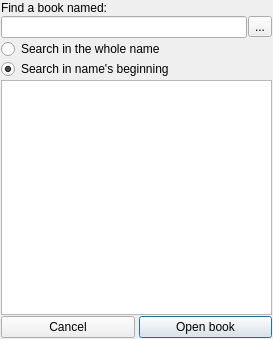
<?xml version="1.0" encoding="UTF-8"?>
<ui version="4.0">
 <class>bookfind</class>
 <widget class="QDialog" name="bookfind">
  <property name="geometry">
   <rect>
    <x>0</x>
    <y>0</y>
    <width>273</width>
    <height>339</height>
   </rect>
  </property>
  <property name="windowTitle">
   <string>find book by name</string>
  </property>
  <property name="layoutDirection">
   <enum>Qt::LeftToRight</enum>
  </property>
  <layout class="QVBoxLayout" name="verticalLayout">
   <property name="spacing">
    <number>1</number>
   </property>
   <property name="leftMargin">
    <number>1</number>
   </property>
   <property name="topMargin">
    <number>1</number>
   </property>
   <property name="rightMargin">
    <number>1</number>
   </property>
   <property name="bottomMargin">
    <number>1</number>
   </property>
   <item>
    <widget class="QLabel" name="label_3">
     <property name="text">
      <string>Find a book named:</string>
     </property>
    </widget>
   </item>
   <item>
    <widget class="QWidget" name="widget" native="true">
     <layout class="QHBoxLayout" name="horizontalLayout_2">
      <property name="spacing">
       <number>1</number>
      </property>
      <property name="leftMargin">
       <number>0</number>
      </property>
      <property name="topMargin">
       <number>0</number>
      </property>
      <property name="rightMargin">
       <number>0</number>
      </property>
      <property name="bottomMargin">
       <number>0</number>
      </property>
      <item>
       <widget class="QLineEdit" name="lineEdit">
        <property name="layoutDirection">
         <enum>Qt::RightToLeft</enum>
        </property>
        <property name="alignment">
         <set>Qt::AlignRight|Qt::AlignVCenter|Qt::AlignAbsolute</set>
        </property>
        <property name="text">
         <string/>
        </property>
       </widget>
      </item>
      <item>
       <widget class="QToolButton" name="clearSearchBTN">
        <property name="text">
         <string>...</string>
        </property>
        <property name="icon">
         <iconset resource="../Orayta.qrc">
          <normaloff>:/Icons/edit-delete.png</normaloff>:/Icons/edit-delete.png</iconset>
        </property>
       </widget>
      </item>
     </layout>
    </widget>
   </item>
   <item>
    <widget class="QWidget" name="radioGRP" native="true">
     <layout class="QVBoxLayout" name="verticalLayout_2">
      <property name="spacing">
       <number>0</number>
      </property>
      <property name="leftMargin">
       <number>0</number>
      </property>
      <property name="topMargin">
       <number>0</number>
      </property>
      <property name="rightMargin">
       <number>0</number>
      </property>
      <property name="bottomMargin">
       <number>0</number>
      </property>
      <item>
       <widget class="QRadioButton" name="radioButton">
        <property name="text">
         <string>Search in the whole name</string>
        </property>
       </widget>
      </item>
      <item>
       <widget class="QRadioButton" name="radioButton_2">
        <property name="text">
         <string>Search in name's beginning</string>
        </property>
        <property name="checked">
         <bool>true</bool>
        </property>
       </widget>
      </item>
     </layout>
    </widget>
   </item>
   <item>
    <widget class="QListWidget" name="listWidget"/>
   </item>
   <item>
    <widget class="QWidget" name="buttonGRP" native="true">
     <layout class="QHBoxLayout" name="horizontalLayout">
      <property name="spacing">
       <number>4</number>
      </property>
      <property name="leftMargin">
       <number>0</number>
      </property>
      <property name="topMargin">
       <number>0</number>
      </property>
      <property name="rightMargin">
       <number>0</number>
      </property>
      <property name="bottomMargin">
       <number>0</number>
      </property>
      <item>
       <widget class="QPushButton" name="pushButton_2">
        <property name="layoutDirection">
         <enum>Qt::LeftToRight</enum>
        </property>
        <property name="text">
         <string>Cancel</string>
        </property>
        <property name="autoDefault">
         <bool>false</bool>
        </property>
       </widget>
      </item>
      <item>
       <widget class="QPushButton" name="pushButton">
        <property name="text">
         <string>Open book</string>
        </property>
       </widget>
      </item>
     </layout>
    </widget>
   </item>
  </layout>
 </widget>
 <resources>
  <include location="../Orayta.qrc"/>
 </resources>
 <connections/>
</ui>
